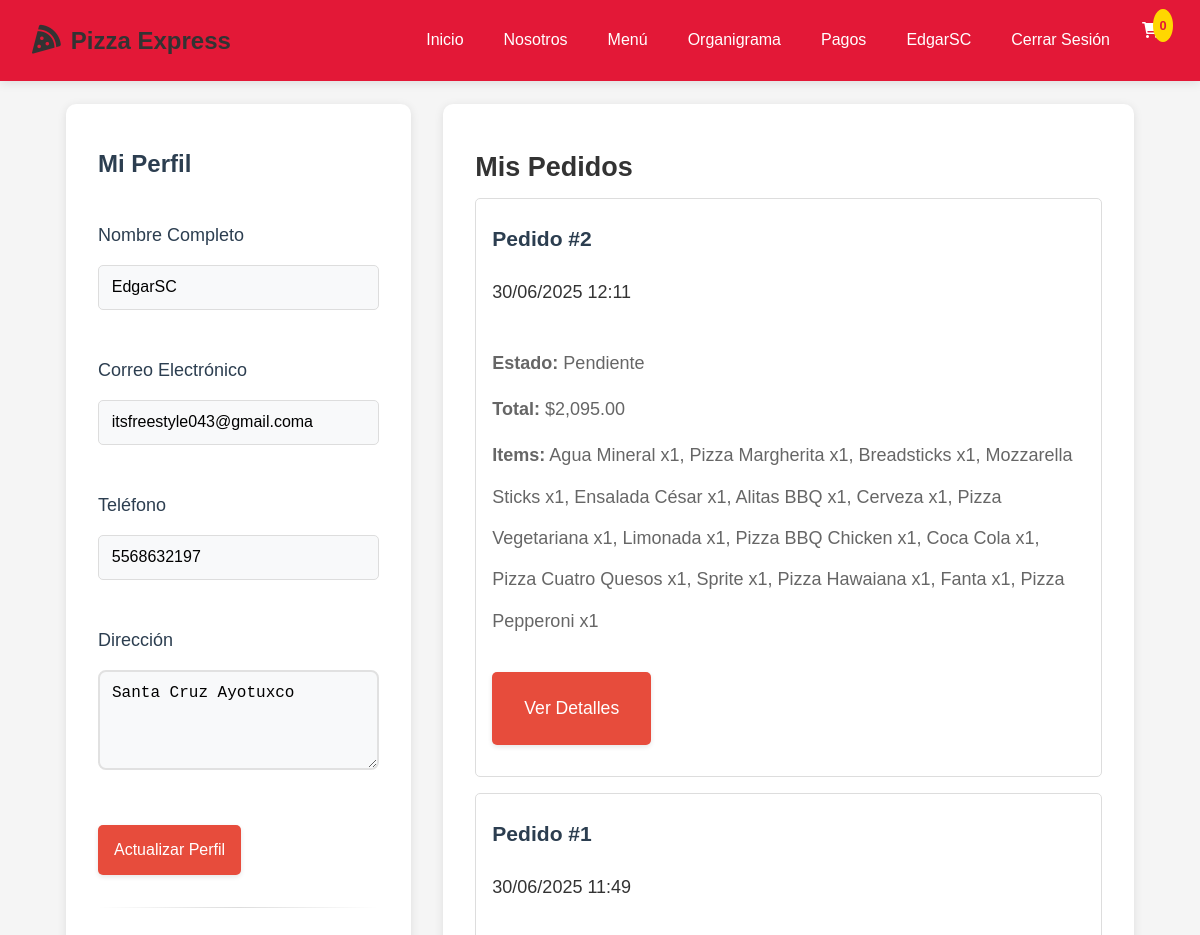
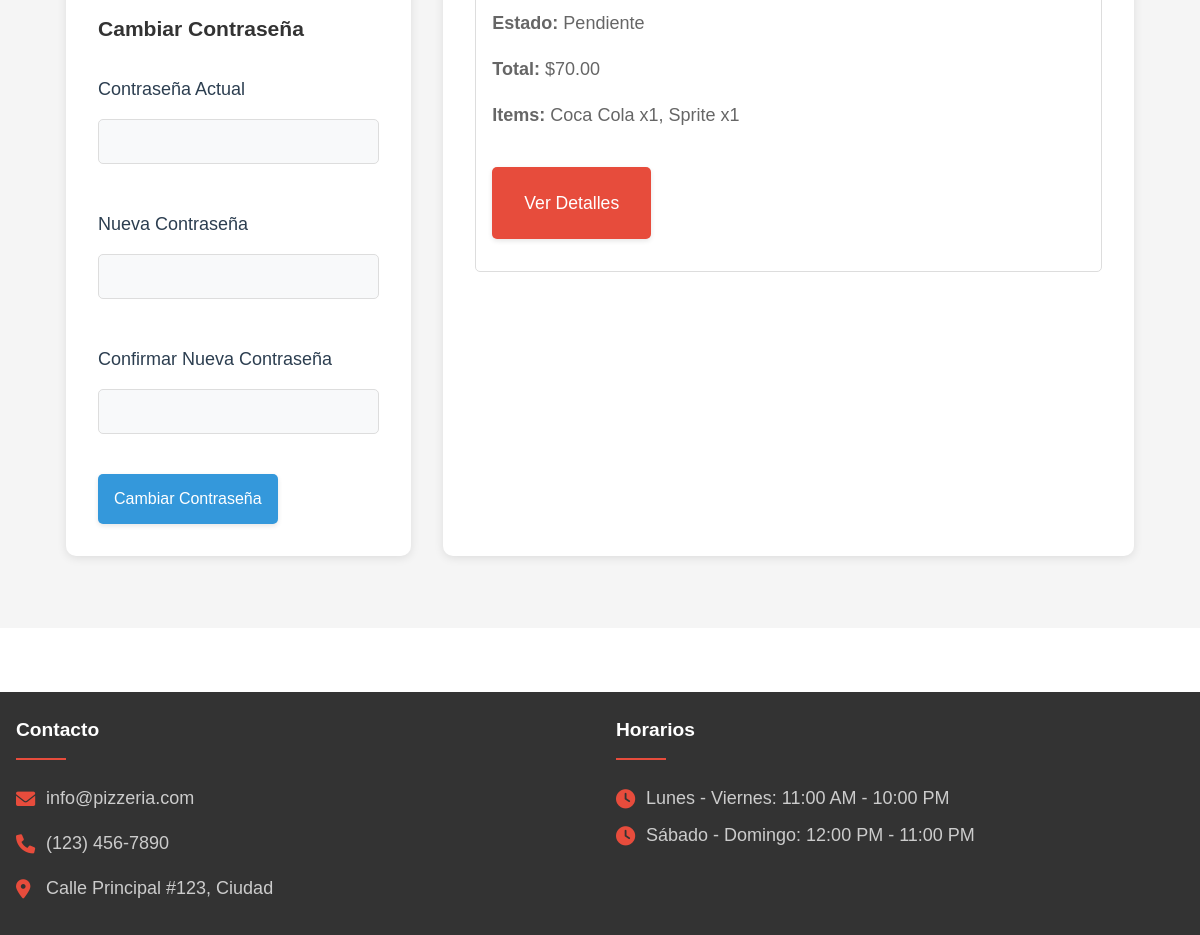
The page /perfil.php (signed in) on the database its author committed (2 pictures, top to bottom).
### tables this page shows
CREATE TABLE `usuarios` (
  `id` int(11) NOT NULL,
  `nombre` varchar(255) NOT NULL,
  `email` varchar(255) NOT NULL,
  `password` varchar(255) NOT NULL,
  `telefono` varchar(20) DEFAULT NULL,
  `direccion` text DEFAULT NULL,
  `created_at` timestamp NOT NULL DEFAULT current_timestamp()
);

CREATE TABLE `pedidos` (
  `id` int(11) NOT NULL,
  `usuario_id` int(11) NOT NULL,
  `total` decimal(10,2) NOT NULL,
  `estado` varchar(50) DEFAULT 'Pendiente',
  `fecha_pedido` timestamp NOT NULL DEFAULT current_timestamp()
);

### perfil.php (the view, shortened to what this page needs)
<?php
require_once 'config/database.php';
$stmt = $pdo->prepare("SELECT * FROM usuarios WHERE id = ?");
$stmt->execute([$_SESSION['usuario_id']]);
$usuario = $stmt->fetch();
$stmt = $pdo->prepare("
    SELECT p.*,
           COUNT(dp.id) as total_items,
           GROUP_CONCAT(CONCAT(pr.nombre, ' x', dp.cantidad) SEPARATOR ', ') as items
    FROM pedidos p
    JOIN detalles_pedido dp ON p.id = dp.pedido_id
    JOIN productos pr ON dp.producto_id = pr.id
    WHERE p.usuario_id = ?
    GROUP BY p.id
    ORDER BY p.fecha_pedido DESC
");
$stmt->execute([$_SESSION['usuario_id']]);
$pedidos = $stmt->fetchAll();
?>
<!DOCTYPE html>
<html lang="es">
<head>
    <link rel="stylesheet" href="styles.css">
    <link href="https://cdnjs.cloudflare.com/ajax/libs/font-awesome/6.0.0/css/all.min.css" rel="stylesheet">
</head>
<body>
    <header>
        <nav>
            <div class="logo">
                <i class="fas fa-pizza-slice"></i>
                Pizza Express
            </div>
            <ul>
                <li><a href="index.php">Inicio</a></li>
                <li><a href="index.php#nosotros">Nosotros</a></li>
                <li><a href="index.php#menu">Menú</a></li>
                <li><a href="index.php#organigrama">Organigrama</a></li>
                <li><a href="index.php#pagos">Pagos</a></li>
                <?php if(isset($_SESSION['usuario_id'])): ?>
                    <li><a href="perfil.php"><?php echo htmlspecialchars($_SESSION['usuario_nombre']); ?></a></li>
                    <li><a href="logout.php">Cerrar Sesión</a></li>
                <?php else: ?>
                    <li><a href="login.php">Iniciar Sesión</a></li>
                <?php endif; ?>
                <li class="cart-icon">
                    <a href="carrito.php">
                        <i class="fas fa-shopping-cart"></i>
                        <span class="cart-count"><?php echo isset($_SESSION['carrito']) ? count($_SESSION['carrito']) : 0; ?></span>
                    </a>
                </li>
            </ul>
        </nav>
    </header>
    <main class="profile-page">
        <div class="profile-container">
            <div class="profile-section">
                <h2>Mi Perfil</h2>
                <form method="POST" action="perfil.php" class="profile-form">
                    <div class="form-group">
                        <label for="nombre">Nombre Completo</label>
                        <input type="text" id="nombre" name="nombre" value="<?php echo htmlspecialchars($usuario['nombre']); ?>" required>
                    </div>
                    <div class="form-group">
                        <label for="email">Correo Electrónico</label>
                        <input type="email" id="email" name="email" value="<?php echo htmlspecialchars($usuario['email']); ?>" required>
                    </div>
                    <div class="form-group">
                        <label for="telefono">Teléfono</label>
                        <input type="tel" id="telefono" name="telefono" value="<?php echo htmlspecialchars($usuario['telefono']); ?>">
                    </div>
                    <div class="form-group">
                        <label for="direccion">Dirección</label>
                        <textarea id="direccion" name="direccion"><?php echo htmlspecialchars($usuario['direccion']); ?></textarea>
                    </div>
                    <button type="submit" class="btn">Actualizar Perfil</button>
                </form>
                <hr class="profile-divider">
                <h3>Cambiar Contraseña</h3>
                <form method="POST" action="perfil.php" class="password-form">
                    <div class="form-group">
                        <label for="current_password">Contraseña Actual</label>
                        <input type="password" id="current_password" name="current_password" required>
                    </div>
                    <div class="form-group">
                        <label for="new_password">Nueva Contraseña</label>
                        <input type="password" id="new_password" name="new_password" required>
                    </div>
                    <div class="form-group">
                        <label for="confirm_password">Confirmar Nueva Contraseña</label>
                        <input type="password" id="confirm_password" name="confirm_password" required>
                    </div>
                    <button type="submit" class="btn">Cambiar Contraseña</button>
                </form>
            </div>
            <div class="orders-section">
                <h2>Mis Pedidos</h2>
                <?php if (empty($pedidos)): ?>
                    <p>No tienes pedidos realizados</p>
                <?php else: ?>
                    <div class="orders-list">
                        <?php foreach ($pedidos as $pedido): ?>
                            <div class="order-card" data-order-id="<?php echo $pedido['id']; ?>">
                                <div class="order-header">
                                    <h3>Pedido #<?php echo $pedido['id']; ?></h3>
                                    <span class="order-date"><?php echo date('d/m/Y H:i', strtotime($pedido['fecha_pedido'])); ?></span>
                                </div>
                                <div class="order-details">
                                    <p><strong>Estado:</strong> <?php echo $pedido['estado']; ?></p>
                                    <p><strong>Total:</strong> $<?php echo number_format($pedido['total'], 2); ?></p>
                                    <p><strong>Items:</strong> <?php echo htmlspecialchars($pedido['items']); ?></p>
                                </div>
                                <a href="confirmacion.php?pedido_id=<?php echo $pedido['id']; ?>" class="btn">Ver Detalles</a>
                            </div>
                        <?php endforeach; ?>
                    </div>
                <?php endif; ?>
            </div>
        </div>
    </main>
    <footer>
        <div class="footer-content">
            <div class="footer-section">
                <h3>Contacto</h3>
                <p><i class="fas fa-envelope"></i> info@pizzeria.com</p>
                <p><i class="fas fa-phone"></i> (123) 456-7890</p>
                <p><i class="fas fa-map-marker-alt"></i> Calle Principal #123, Ciudad</p>
            </div>
            <div class="footer-section">
                <h3>Horarios</h3>
                <div class="hours">
                    <p><i class="fas fa-clock"></i> Lunes - Viernes: 11:00 AM - 10:00 PM</p>
                    <p><i class="fas fa-clock"></i> Sábado - Domingo: 12:00 PM - 11:00 PM</p>
                </div>
            </div>
        </div>
    </footer>
</body>
</html>

### rows shown on the page
usuarios: nombre "EdgarSC", email "itsfreestyle043@gmail.coma", telefono "5568632197", direccion "Santa Cruz Ayotuxco"
pedidos: id "2", fecha_pedido "30/06/2025 12:11", estado "Pendiente", total "2,095.00", items "Agua Mineral x1, Pizza Margherita x1, Breadsticks x1, Mozzarella Sticks x1, Ensalada César x1, Alitas BBQ x1, Cerveza x1, Pizza Vegetariana x1, Limonada x1, Pizza BBQ Chicken x1, Coca Cola x1, Pizza Cuatro Quesos x1, Sprite x1, Pizza Hawaiana x1, Fanta x1, Pizza Pepperoni x1"
pedidos: id "1", fecha_pedido "30/06/2025 11:49", estado "Pendiente", total "70.00", items "Coca Cola x1, Sprite x1"

### other values the page prints
$_SESSION['usuario_nombre'] "EdgarSC"
